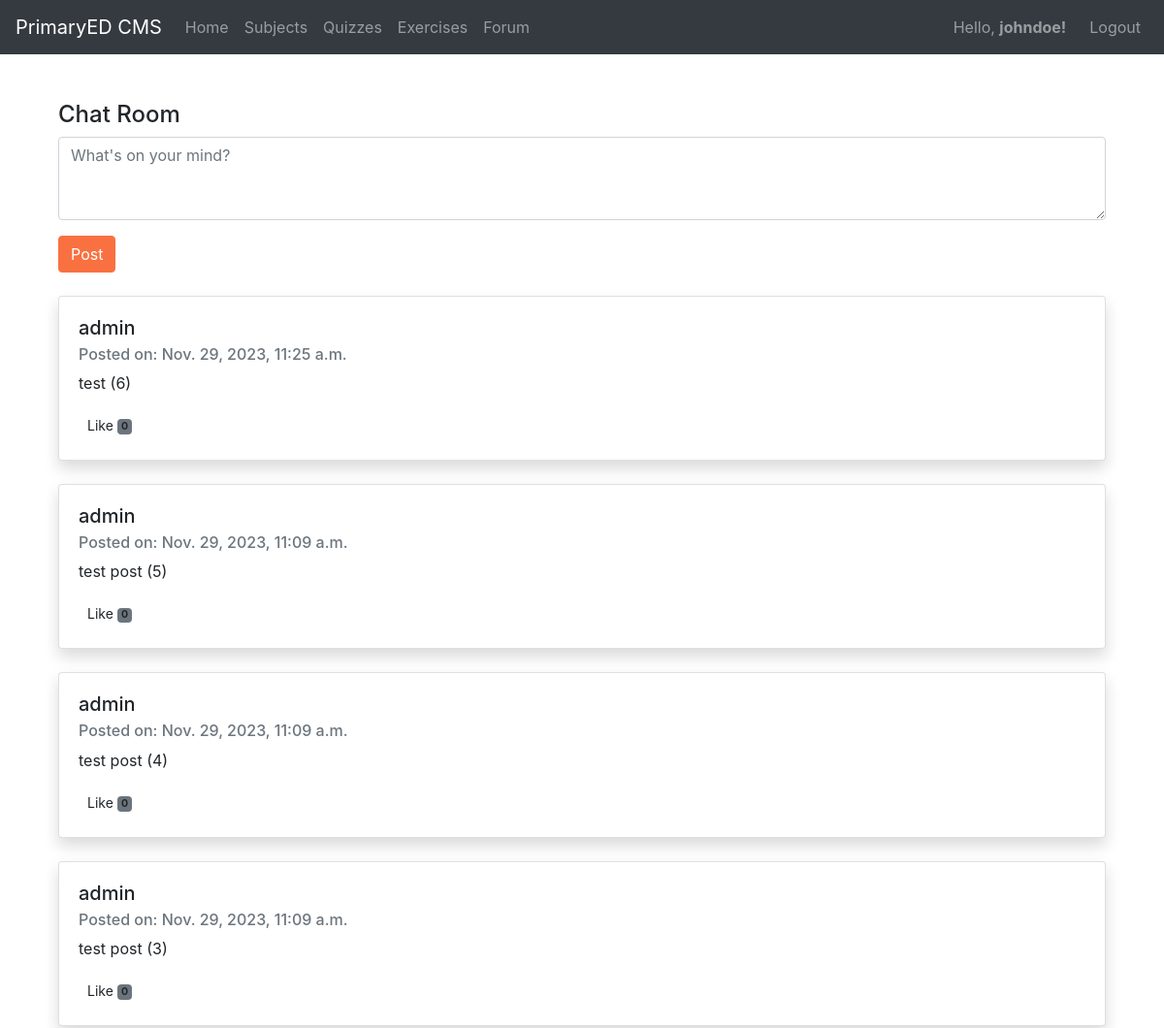
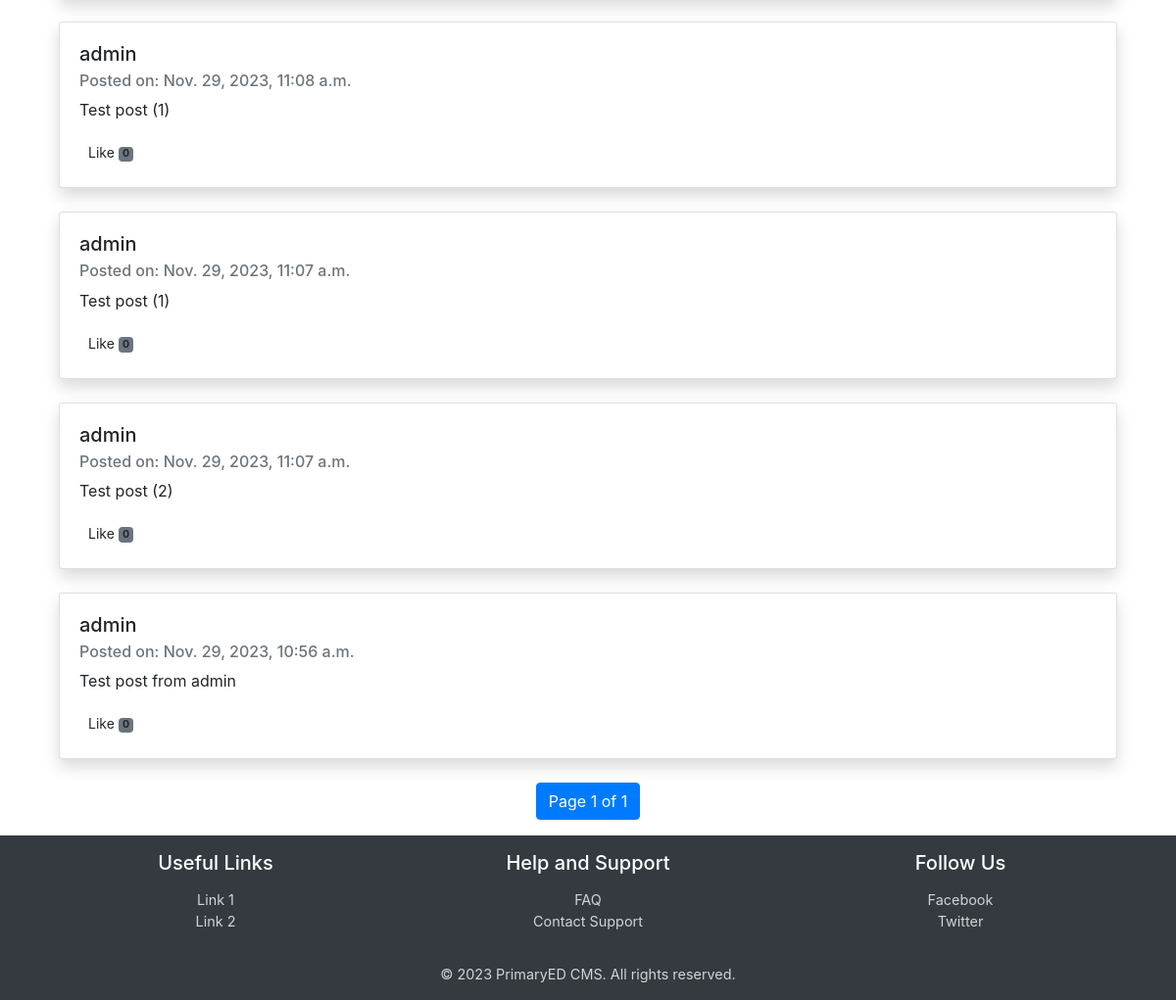
Screenshot of /forum (signed in) with the database file from the repository (2 pictures, top to bottom).
### core/models.py (models this page shows, shortened)
class User(AbstractUser):
    pass

class Post (models.Model):
    post = models.CharField(max_length=500)
    user = models.ForeignKey(User, on_delete=models.CASCADE, related_name="posts")
    timestamp = models.DateTimeField(auto_now_add=True)
    likes = models.ManyToManyField(User, blank=True, related_name="liked_posts")

### core/views.py (the view)
# urls.py: path('forum', views.forum, name='forum'),
def forum(request):
    posts_list = Post.objects.all().order_by('-timestamp')
    paginator = Paginator(posts_list, 10)
    page_number = request.GET.get('page')
    posts = paginator.get_page(page_number)
    return render(request, "core/forum.html", {"posts": posts})

### core/templates/core/forum.html (shortened to what this page needs)
{% extends "core/base.html" %}
{% load static %}
{% block body %}
<div class="container mt-4">
  {% if user.is_authenticated %}
  <div class="new-post mb-4">
    <form method="post" action="{% url 'new_post' %}">
      <div class="form-group">
        <label for="post" class="h4">Chat Room</label>
        <textarea class="form-control" id="post" name="post_content" placeholder="What's on your mind?" rows="3"></textarea>
      </div>
      <button type="submit" class="btn btn-primary">Post</button>
    </form>
  </div>
  {% endif %}
  <div class="posts">
    {% for post in posts %}
    <div class="post card shadow mb-4">
      <div class="card-body">
        <h5 class="card-title">{{ post.user.username }}</h5>
        <h6 class="card-subtitle mb-2 text-muted">Posted on: {{ post.timestamp }}</h6>
        <p class="card-text">{{ post.post }}</p>
        {% if user.is_authenticated %}
        <button id="like-btn-{{ post.id }}" type="button" class="btn btn-sm {% if request.user in post.likes.all %}liked{% else %}unliked{% endif %}" onclick="toggleLike('{{ post.id }}')" data-liked="{% if request.user in post.likes.all %}true{% else %}false{% endif %}">
          Like <span class="badge bg-secondary">{{ post.likes.count }}</span>
        </button>
        {% endif %}
      </div>
    </div>
    {% empty %}
    <div class="alert alert-info" role="alert">No posts to display.</div>
    {% endfor %}
  </div>
  <nav aria-label="Page navigation">
    <ul class="pagination justify-content-center">
      <li class="page-item active">
        <span class="page-link">
          Page {{ posts.number }} of {{ posts.paginator.num_pages }}
        </span>
      </li>
    </ul>
  </nav>
</div>
{% endblock %}

### core/templates/core/base.html (shortened to what this page needs)
{% load static %}
<!DOCTYPE html>
<html lang="en">
<head>
    <link rel="stylesheet" href="https://stackpath.bootstrapcdn.com/bootstrap/4.5.2/css/bootstrap.min.css" />
    <link rel="stylesheet" href="{% static 'core/styles.css' %}" />
</head>
<body>
    <div class="main">
        <nav class="navbar navbar-expand-lg navbar-dark bg-dark">
            <a class="navbar-brand" href="{% url 'index' %}">PrimaryED CMS</a>
            <div class="collapse navbar-collapse" id="navbarNav">
                <ul class="navbar-nav mr-auto">
                    <li class="nav-item">
                        <a class="nav-link" href="{% url 'index' %}">Home</a>
                    </li>
                    {% if request.user.is_authenticated %}
                        <li class="nav-item">
                            <a class="nav-link" href="{% url 'subject_list' %}">Subjects</a>
                        </li>
                        <li class="nav-item">
                            <a class="nav-link" href="#">Quizzes</a>
                        </li>
                        <li class="nav-item">
                            <a class="nav-link" href="#">Exercises</a>
                        </li>
                        <li class="nav-item">
                            <a class="nav-link" href="{% url 'forum' %}">Forum</a>
                        </li>
                    {% endif %}
                </ul>
                <ul class="navbar-nav">
                    {% if request.user.is_authenticated %}
                        <li class="nav-item">
                            <span class="navbar-text mr-3">Hello, <strong>{{ request.user.username }}!</strong></span>
                        </li>
                        <li class="nav-item">
                            <a class="nav-link" href="{% url 'logout' %}">Logout</a>
                        </li>
                    {% endif %}
                </ul>
            </div>
        </nav>
        <div class="container mt-4">{% block body %} {% endblock %}</div>
    </div>
    <footer class="footer text-center py-3 small-text">
        <div class="container">
            <div class="row">
                <div class="col-md-4">
                    <h5>Useful Links</h5>
                    <ul class="list-unstyled">
                        <li><a href="#">Link 1</a></li>
                        <li><a href="#">Link 2</a></li>
                    </ul>
                </div>
                <div class="col-md-4">
                    <h5>Help and Support</h5>
                    <ul class="list-unstyled">
                        <li><a href="#">FAQ</a></li>
                        <li><a href="#">Contact Support</a></li>
                    </ul>
                </div>
                <div class="col-md-4">
                    <h5>Follow Us</h5>
                    <ul class="list-unstyled">
                        <li><a href="#">Facebook</a></li>
                        <li><a href="#">Twitter</a></li>
                    </ul>
                </div>
            </div>
            <div class="mt-3">
                &copy; 2023 PrimaryED CMS. All rights reserved.
            </div>
        </div>
    </footer>
</body>
</html>

### core/static/core/styles.css (style rules this page uses)
html, body { height: 100%; margin: 0; }
body { display: flex; flex-direction: column; min-height: 100vh; }
.main { flex: 1; display: flex; flex-direction: column; }
.footer { background-color: #343a40; color: #d3d3d3; }
.footer a { color: #d3d3d3; }
.footer h5 { color: white; margin-bottom: 15px; }
.btn-primary { background-color: #f97141; border-color: #f97141; }
.small-text { font-size: 0.9rem; }

### rows the page displays
User: user.username "johndoe"
Post: user.username "admin", timestamp "Nov. 29, 2023, 11:25 a.m.", post "test (6)", likes.count "0"
Post: user.username "admin", timestamp "Nov. 29, 2023, 11:09 a.m.", post "test post (5)", likes.count "0"
Post: user.username "admin", timestamp "Nov. 29, 2023, 11:09 a.m.", post "test post (4)", likes.count "0"
Post: user.username "admin", timestamp "Nov. 29, 2023, 11:09 a.m.", post "test post (3)", likes.count "0"
Post: user.username "admin", timestamp "Nov. 29, 2023, 11:08 a.m.", post "Test post (1)", likes.count "0"
Post: user.username "admin", timestamp "Nov. 29, 2023, 11:07 a.m.", post "Test post (1)", likes.count "0"
Post: user.username "admin", timestamp "Nov. 29, 2023, 11:07 a.m.", post "Test post (2)", likes.count "0"
Post: user.username "admin", timestamp "Nov. 29, 2023, 10:56 a.m.", post "Test post from admin", likes.count "0"

### other values shown
{{ posts.number }} "1"
{{ posts.paginator.num_pages }} "1"
